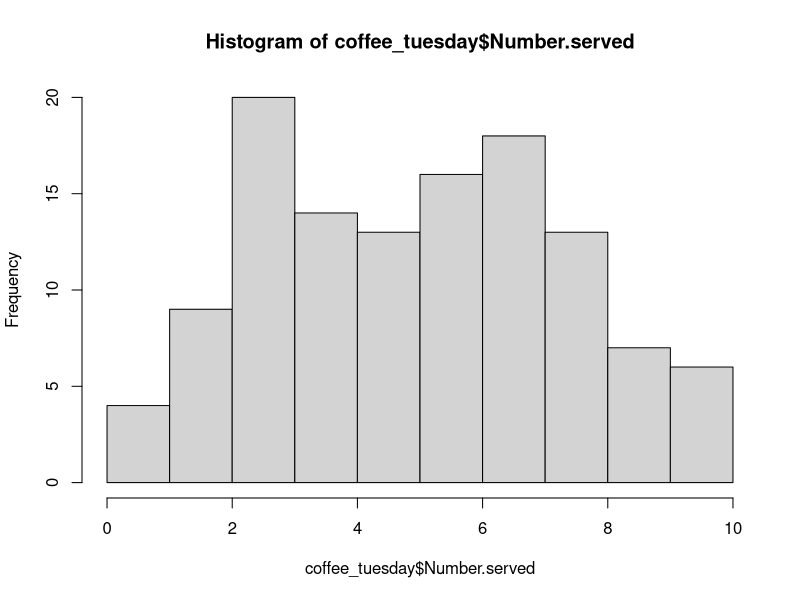
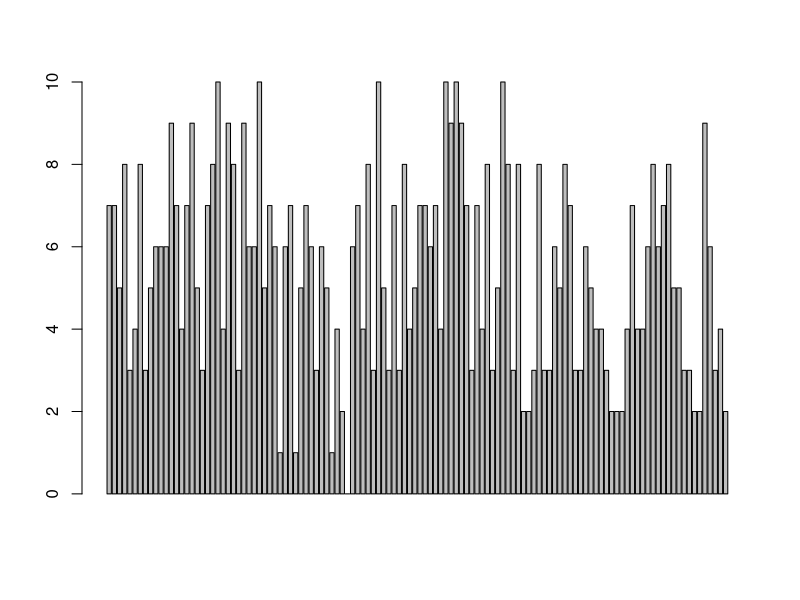
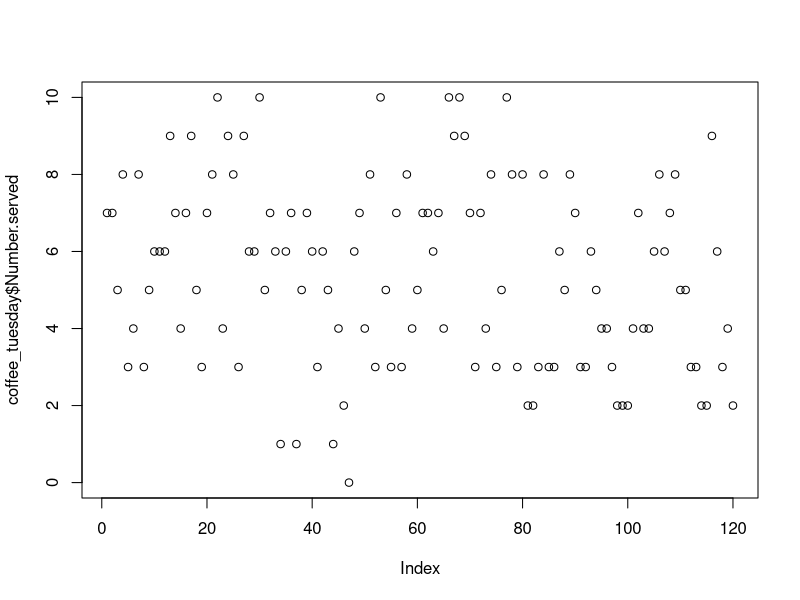
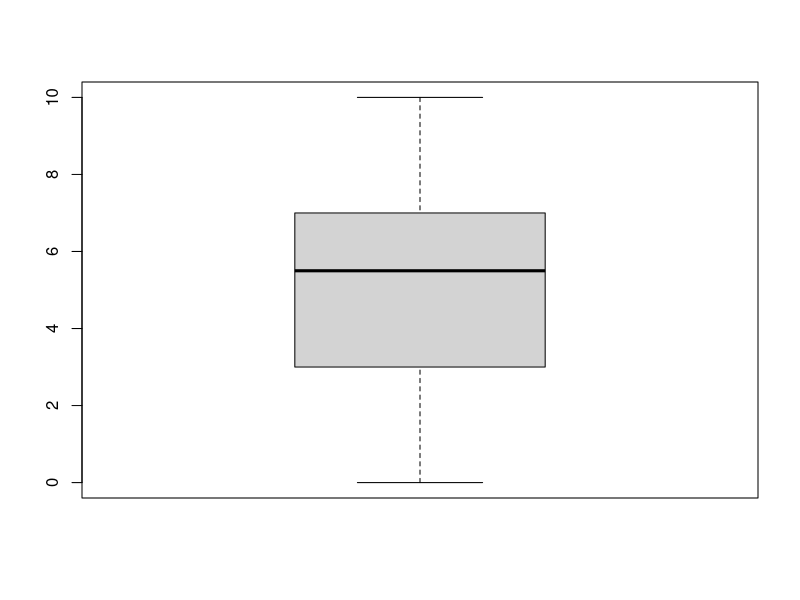
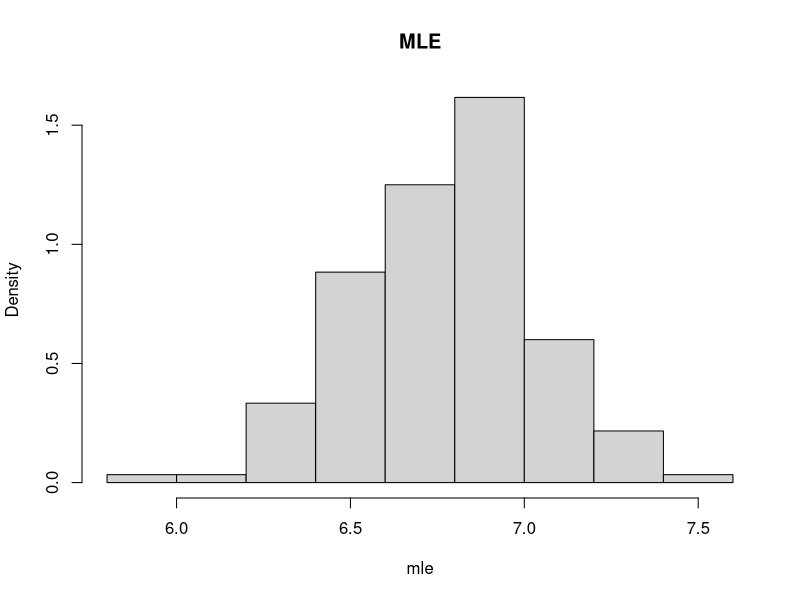
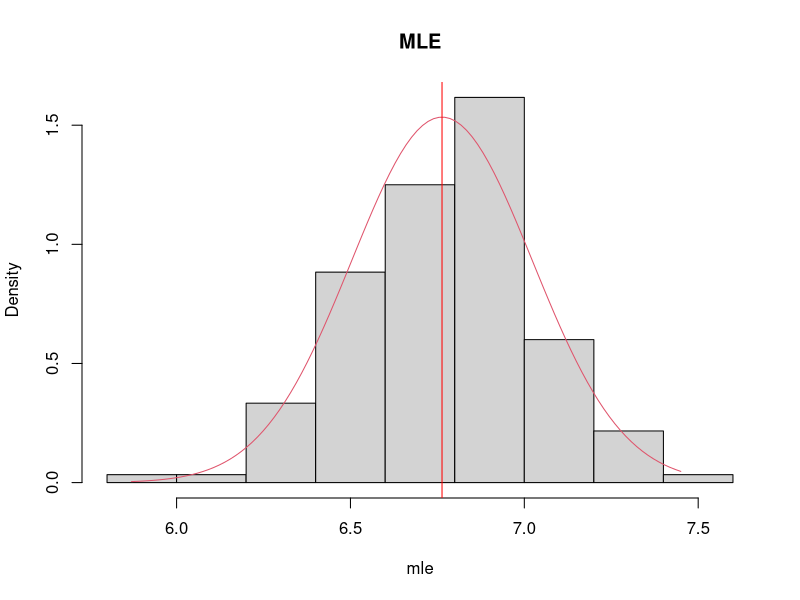
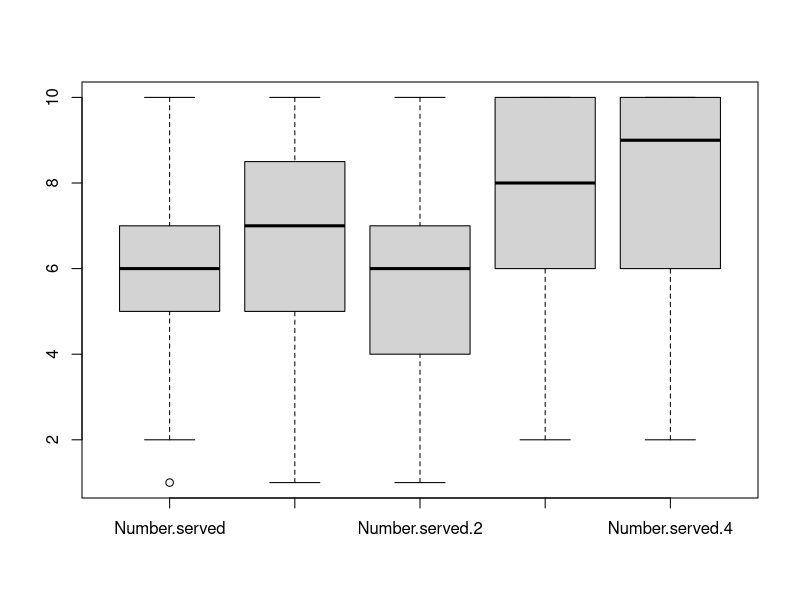
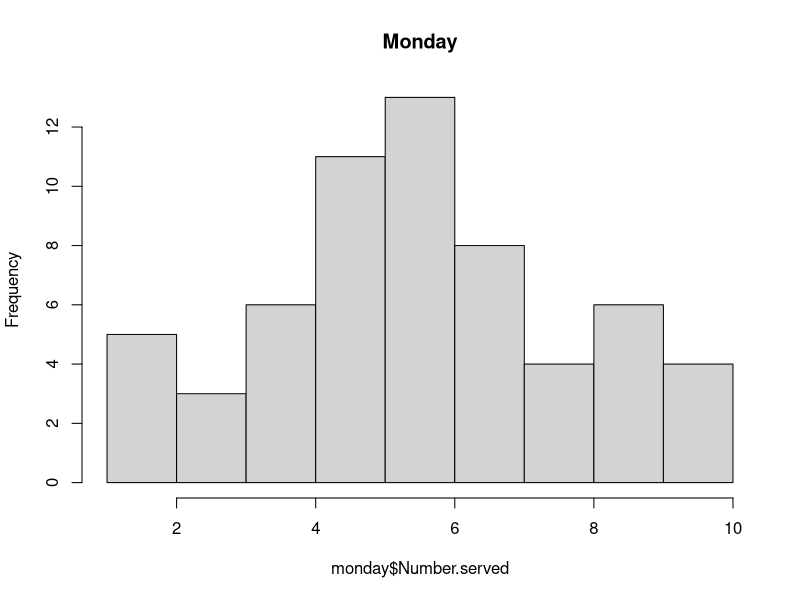

These figures' R source, in order:
## ---- chunk 1
knitr::opts_chunk$set(echo = TRUE)
## ---- chunk 2
coffee_early <- read.csv("Coffee_early_20462957.csv")
coffee_income <- read.csv("Coffee_income_20462957.csv")
coffee_tuesday <- read.csv("Coffee_Tuesday_20462957.csv")
coffee_weekend <- read.csv("Coffee_weekend_20462957.csv")
## ---- chunk 3
summary(coffee_tuesday)
hist(coffee_tuesday$Number.served)

sum_list <- c()
for (i in 0:nrow(coffee_tuesday)){
  sum_list <- append(sum_list, sum(coffee_tuesday$Number.served[((1 * i) + 1):(1 * (i + 1))]))
}
x = barplot(sum_list)
#axis(1, at = 0:120)
#abline(h = mean(sum_list))

plot(coffee_tuesday$Number.served)
boxplot(coffee_tuesday$Number.served)
mean = mean(coffee_tuesday$Number.served)
var = var(coffee_tuesday$Number.served)
## ---- chunk 4
m = length(coffee_early$Number.served)
n = 100
lambda0 = mean(coffee_early$Number.served)
lambdahat = rep(0, m)

for(i in 1:m)
{
  x = rpois(n,lambda0)
  lambdahat[i] = mean(x)
}

hist(lambdahat, xlab = "mle", freq = FALSE, main = "MLE")

hist(lambdahat, xlab = "mle", freq = FALSE, main = "MLE")
curve(dnorm(x, lambda0, sqrt(lambda0 / n)), from = min(lambdahat), to = max(lambdahat), col = 2, add = TRUE)
abline(v = lambda0, col ='red', lwd = 1, lty = 1)

lambda0
## ---- chunk 5
max_customer = 12
lambda = mean(coffee_early$Number.served)
p = ppois(max_customer, lambda, FALSE)
num_busy = p * length(coffee_early$Number.served)

p
num_busy
## ---- chunk 6
customer_potential = 2
average_profit = 2.10
cost = 20
one_hour = 12
prob_of_more_than_current_max = p
max_potential = customer_potential * average_profit * one_hour
likely_profit = max_potential * prob_of_more_than_current_max

max_potential
likely_profit

if (likely_profit > cost) {
  print(Worth)
} else if (likely_profit == cost) {
  print('Unknown')
} else {
  print('Not Worth')
}
## ---- chunk 7
monday = subset(coffee_early, coffee_early$Day == "Monday")["Number.served"]
tuesday = subset(coffee_early, coffee_early$Day == "Tuesday")["Number.served"]
wednesday = subset(coffee_early, coffee_early$Day == "Wednesday")["Number.served"]
thursday = subset(coffee_early, coffee_early$Day == "Thursday")["Number.served"]
friday = subset(coffee_early, coffee_early$Day == "Friday")["Number.served"]

plots = data.frame(monday, tuesday, wednesday, thursday, friday)
boxplot(plots)
## ---- chunk 8
summary(monday)
summary(tuesday)
summary(wednesday)
summary(thursday)
summary(friday)

hist(monday$Number.served, main = 'Monday')
hist(tuesday$Number.served, main = 'Tuesday')
hist(wednesday$Number.served, main = 'Wednesday')
hist(thursday$Number.served, main = 'Thursday')
hist(friday$Number.served, main = 'Friday')
## ---- chunk 9
saturday = coffee_weekend$Saturday
sunday = coffee_weekend$Sunday

saturday_mean = mean(saturday)
sunday_mean = mean(sunday)

saturday_mean
sunday_mean

t.test(saturday, mu = 250)
t.test(sunday, mu = 230)

#yes/no
## ---- chunk 10
t.test(saturday, sunday, mu = 20, alternative = c('less'), paired = TRUE)
## ---- chunk 11
model <- lm(Income~., data = coffee_income)
best_model = step(model)
## ---- chunk 12
library(car)

plot(best_model)
dwt(best_model)
#leveneTest(coffee_early) ??
## ---- chunk 13
model <- lm(Income~., data = coffee_income)
predict(model, newdata = data.frame(Weekday = 'Thursday', NoStaff = 5.7, Term = 1, MealOpt = 4, Temp = 19.2))
